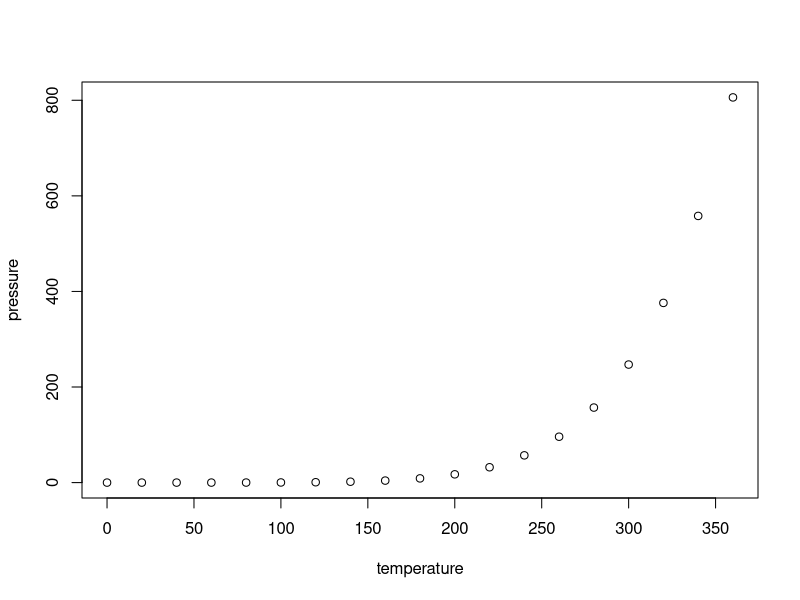
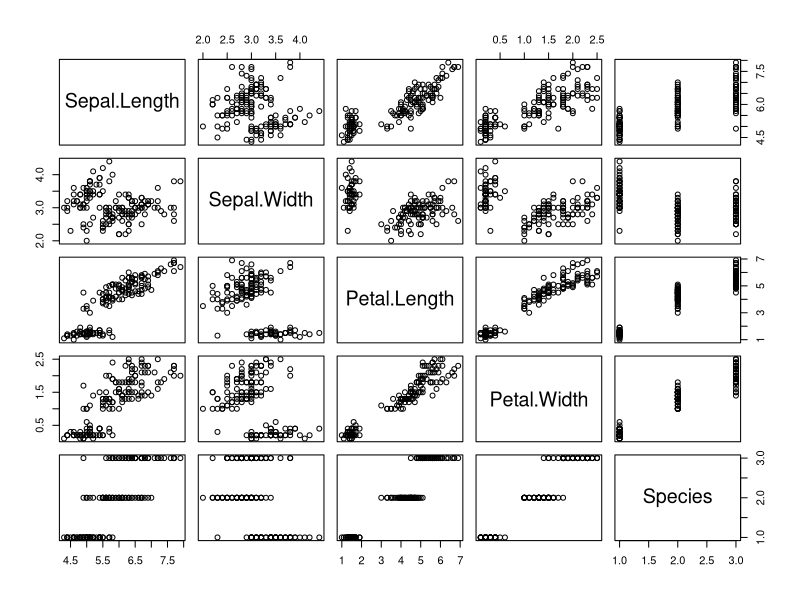

Generate these figures, in order, with R: (Note: this script raises an error after producing the figures.)
## ---- chunk 1
knitr::opts_chunk$set(echo = TRUE)
## ---- chunk 2
summary(cars)
## ---- chunk 3
plot(pressure)
## ---- chunk 4
plot(iris)
## ---- chunk 5
knitr::include_graphics("../figs/figura01.png")
## ---- chunk 6

